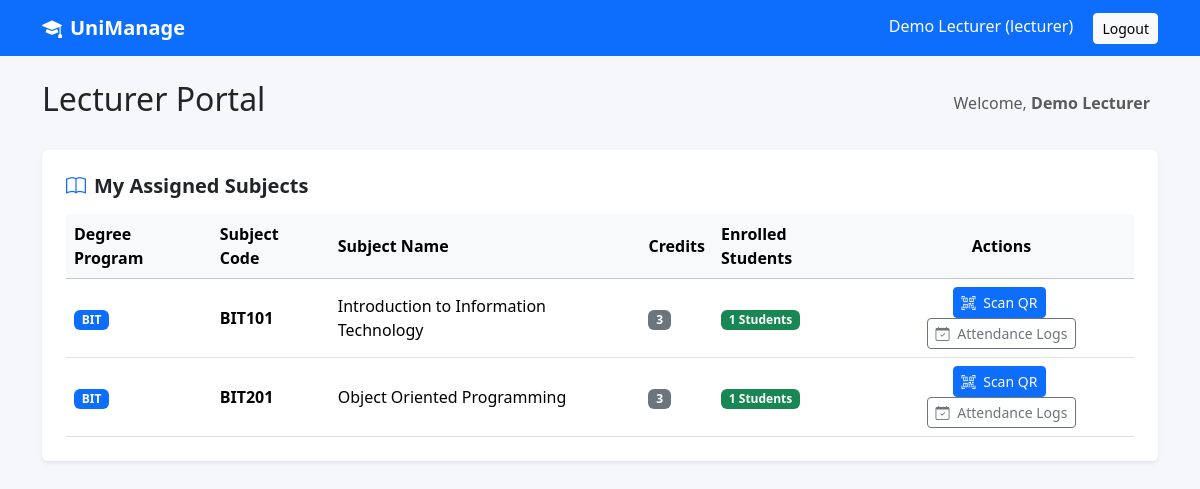
Page /lecturer/dashboard.php (signed in) on the committed database.
### tables this page shows
CREATE TABLE `subjects` (
  `id` int(11) NOT NULL,
  `course_id` int(11) NOT NULL,
  `subject_code` varchar(20) NOT NULL,
  `subject_name` varchar(255) NOT NULL,
  `lecturer_id` int(11) DEFAULT NULL,
  `credit_hour` int(11) DEFAULT 3,
  `created_at` timestamp NOT NULL DEFAULT current_timestamp()
);

CREATE TABLE `courses` (
  `id` int(11) NOT NULL,
  `program_id` int(11) DEFAULT NULL,
  `course_code` varchar(30) NOT NULL,
  `course_name` varchar(150) NOT NULL,
  `credit_hour` int(11) NOT NULL DEFAULT 3,
  `lecturer_id` int(11) DEFAULT NULL
);

### config/auth.php (called while the page is built, shortened)
<?php
function e($value) {
    return htmlspecialchars((string)$value, ENT_QUOTES, 'UTF-8');
}

### lecturer/dashboard.php (the view, shortened to what this page needs)
<?php
require_once "../config/auth.php";
require_once "../config/database.php";
$user_id = $_SESSION['user_id'] ?? $_SESSION['user']['id'] ?? 0;
$user_name = $_SESSION['name'] ?? $_SESSION['user']['name'] ?? 'Lecturer';
$stmt = $pdo->prepare("SELECT id FROM lecturers WHERE user_id = ?");
$stmt->execute([$user_id]);
$lecturer_id = $stmt->fetchColumn();
$assigned_subjects = [];
if ($lecturer_id) {
    $stmt = $pdo->prepare("
        SELECT
            s.id AS subject_id,
            s.subject_code,
            s.subject_name,
            s.credit_hour,
            c.course_code AS degree_course,
            COUNT(e.id) AS student_count
        FROM subjects s
        LEFT JOIN courses c ON c.id = s.course_id
        LEFT JOIN enrollments e ON e.subject_id = s.id
        WHERE s.lecturer_id = ?
        GROUP BY s.id
        ORDER BY s.subject_code ASC
    ");
    $stmt->execute([$lecturer_id]);
    $assigned_subjects = $stmt->fetchAll(PDO::FETCH_ASSOC);
}
include "../partials/header.php";
?>
<div class="d-flex justify-content-between align-items-center mb-4">
    <h2>Lecturer Portal</h2>
    <div>
        <span class="text-muted me-2">Welcome, <strong><?= e($user_name) ?></strong></span>
    </div>
</div>
<div class="card p-4 shadow-sm border-0 mb-4">
    <div class="d-flex justify-content-between align-items-center mb-3">
        <h5 class="fw-bold mb-0"><i class="bi bi-book me-2 text-primary"></i>My Assigned Subjects</h5>
    </div>
    <div class="table-responsive">
        <table class="table table-hover align-middle mb-0">
            <thead class="table-light">
                <tr>
                    <th>Degree Program</th>
                    <th>Subject Code</th>
                    <th>Subject Name</th>
                    <th>Credits</th>
                    <th>Enrolled Students</th>
                    <th class="text-center">Actions</th>
                </tr>
            </thead>
            <tbody>
                <?php if (empty($assigned_subjects)): ?>
                    <tr>
                        <td colspan="6" class="text-center text-muted py-4">No subjects assigned yet.</td>
                    </tr>
                <?php else: ?>
                    <?php foreach ($assigned_subjects as $sub): ?>
                        <tr>
                            <td><span class="badge bg-primary"><?= e($sub['degree_course'] ?: 'N/A') ?></span></td>
                            <td><strong><?= e($sub['subject_code']) ?></strong></td>
                            <td><?= e($sub['subject_name']) ?></td>
                            <td><span class="badge bg-secondary"><?= e($sub['credit_hour']) ?></span></td>
                            <td><span class="badge bg-success"><?= $sub['student_count'] ?> Students</span></td>
                            <td class="text-center">
                                <a href="scan-attendance.php?subject_id=<?= $sub['subject_id'] ?>" class="btn btn-sm btn-primary me-1">
                                    <i class="bi bi-qr-code-scan me-1"></i> Scan QR
                                </a>
                                <a href="attendance.php?subject_id=<?= $sub['subject_id'] ?>" class="btn btn-sm btn-outline-secondary">
                                    <i class="bi bi-calendar-check me-1"></i> Attendance Logs
                                </a>
                            </td>
                        </tr>
                    <?php endforeach; ?>
                <?php endif; ?>
            </tbody>
        </table>
    </div>
</div>
<?php include "../partials/footer.php"; ?>

### assets/css/style.css (style rules this page uses)
body { background:#f5f7fb }
.card { border:0;box-shadow:0 4px 18px rgba(0,0,0,.06) }
.table td,.table th { vertical-align:middle }

### rows in the picture
subjects: course.course_code "BIT", subject_code "BIT101", subject_name "Introduction to Information Technology", credit_hour "3", student_count "1"
subjects: course.course_code "BIT", subject_code "BIT201", subject_name "Object Oriented Programming", credit_hour "3", student_count "1"

### other values in the picture
$_SESSION['user']['name'] "Demo Lecturer"
$_SESSION['user']['role'] "lecturer"
$user_name "Demo Lecturer"
